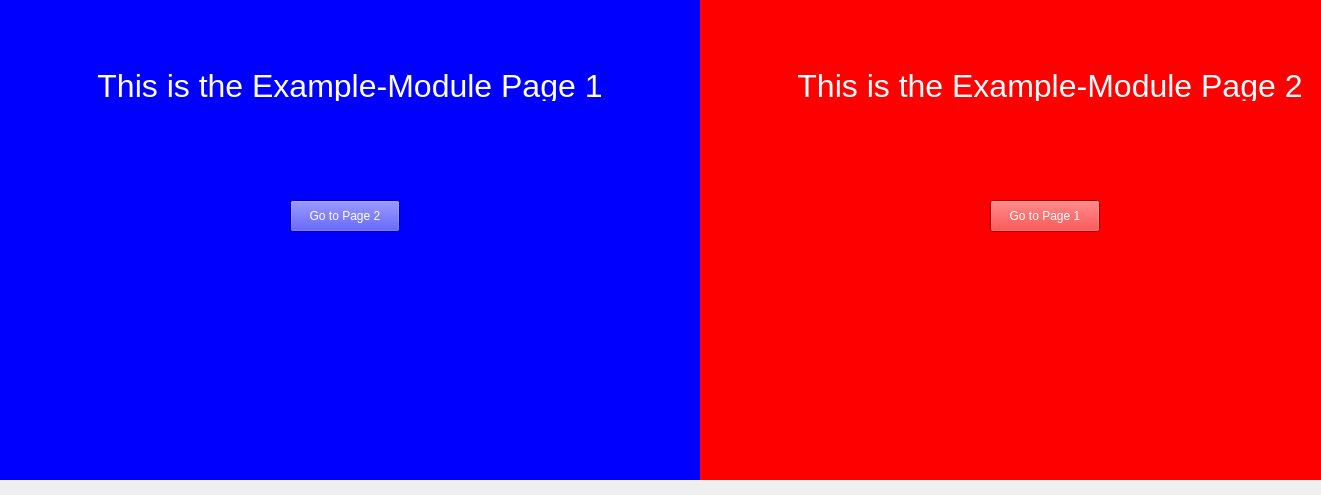
<?xml version="1.0" encoding="UTF-8"?>
<ui version="4.0">
 <class>example</class>
 <widget class="QMainWindow" name="example">
  <property name="geometry">
   <rect>
    <x>0</x>
    <y>0</y>
    <width>1321</width>
    <height>495</height>
   </rect>
  </property>
  <property name="windowTitle">
   <string/>
  </property>
  <widget class="QWidget" name="centralwidget">
   <property name="styleSheet">
    <string notr="true"/>
   </property>
   <widget class="QWidget" name="page1" native="true">
    <property name="geometry">
     <rect>
      <x>0</x>
      <y>0</y>
      <width>700</width>
      <height>480</height>
     </rect>
    </property>
    <property name="autoFillBackground">
     <bool>false</bool>
    </property>
    <property name="styleSheet">
     <string notr="true">background-color: #0000ff;</string>
    </property>
    <widget class="QTLabel" name="label">
     <property name="geometry">
      <rect>
       <x>0</x>
       <y>70</y>
       <width>700</width>
       <height>31</height>
      </rect>
     </property>
     <property name="font">
      <font>
       <pointsize>24</pointsize>
      </font>
     </property>
     <property name="styleSheet">
      <string notr="true">color: #ffffff</string>
     </property>
     <property name="text">
      <string>This is the Example-Module Page 1</string>
     </property>
     <property name="alignment">
      <set>Qt::AlignCenter</set>
     </property>
    </widget>
    <widget class="QPushButton" name="button1">
     <property name="geometry">
      <rect>
       <x>290</x>
       <y>200</y>
       <width>110</width>
       <height>32</height>
      </rect>
     </property>
     <property name="styleSheet">
      <string notr="true">color: #ffffff</string>
     </property>
     <property name="text">
      <string>Go to Page 2</string>
     </property>
    </widget>
   </widget>
   <widget class="QWidget" name="page2" native="true">
    <property name="geometry">
     <rect>
      <x>700</x>
      <y>0</y>
      <width>700</width>
      <height>480</height>
     </rect>
    </property>
    <property name="autoFillBackground">
     <bool>false</bool>
    </property>
    <property name="styleSheet">
     <string notr="true">background-color: #ff0000;</string>
    </property>
    <widget class="QTLabel" name="label_2">
     <property name="geometry">
      <rect>
       <x>0</x>
       <y>70</y>
       <width>700</width>
       <height>31</height>
      </rect>
     </property>
     <property name="font">
      <font>
       <pointsize>24</pointsize>
      </font>
     </property>
     <property name="styleSheet">
      <string notr="true">color: #ffffff</string>
     </property>
     <property name="text">
      <string>This is the Example-Module Page 2</string>
     </property>
     <property name="alignment">
      <set>Qt::AlignCenter</set>
     </property>
    </widget>
    <widget class="QPushButton" name="button2">
     <property name="geometry">
      <rect>
       <x>290</x>
       <y>200</y>
       <width>110</width>
       <height>32</height>
      </rect>
     </property>
     <property name="styleSheet">
      <string notr="true">color: #ffffff</string>
     </property>
     <property name="text">
      <string>Go to Page 1</string>
     </property>
    </widget>
   </widget>
  </widget>
 </widget>
 <customwidgets>
  <customwidget>
   <class>QTLabel</class>
   <extends>QLabel</extends>
   <header>QTWidgets</header>
  </customwidget>
 </customwidgets>
 <resources/>
 <connections/>
</ui>
